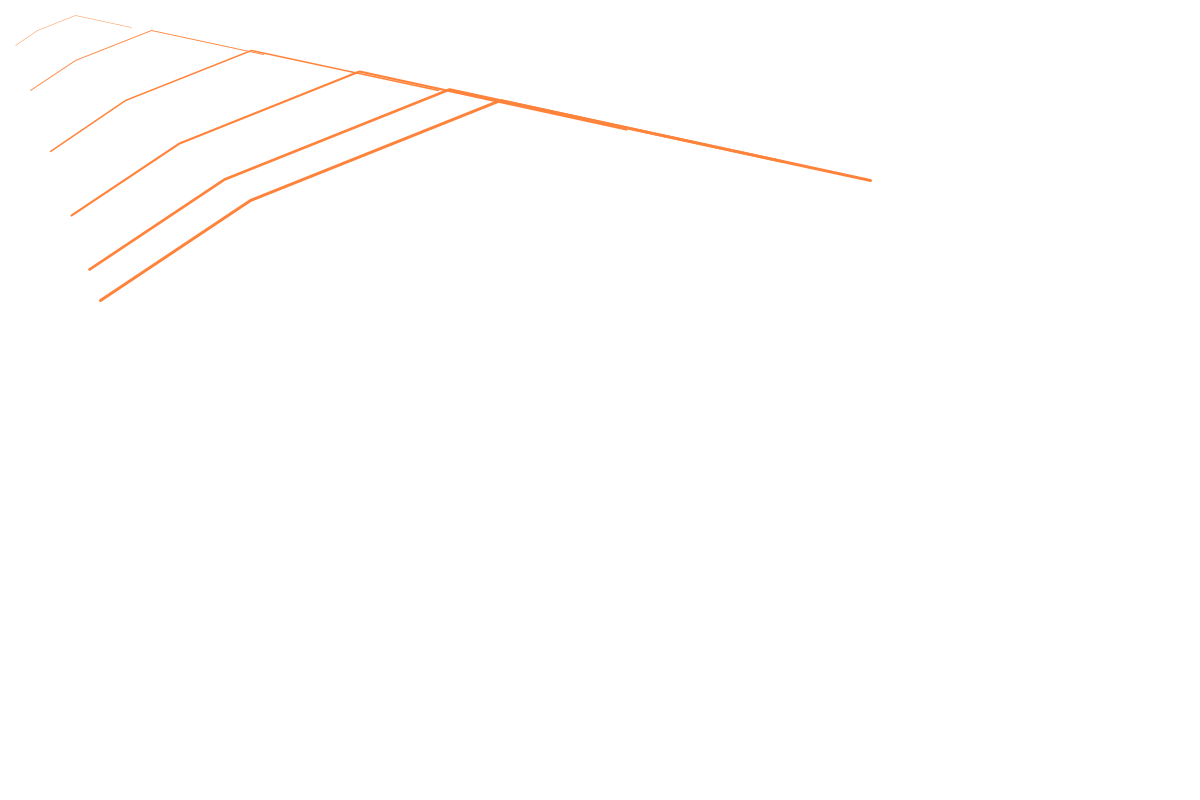
Frame 1 (no input)
Frame 60 (the mouse pressed at the canvas centre just before this capture): identical to frame 1, image omitted
Frame 120 (the mouse held since frame 60 and released just before this capture): identical to frame 1, image omitted

The Processing sketch that drew this single still picture (run headless with seeded random() and noise(); from frame 60 on, the mouse is pressed at the canvas centre):

// Processing sketch: CurveShape
// ── CurveShape.pde
// https://forum.processing.org/two/discussion/18947/how-do-i-use-recursion-on-a-shape-made-out-of-curves#latest
// very broken -- half idea about a rewrite

PShape ps;

void setup() {
  size (1200, 800);
  ps = makeCurve();
}

void draw () {
  background(255);
  for (float scale = 1; scale > 0.4; scale -= 0.1) {
    scale(scale);
    shape(ps);
  }
}

PShape makeCurve() {
  PShape mc;
  mc = createShape();
  mc.beginShape();
  mc.stroke(255, 131, 59);
  mc.strokeWeight (3);
  mc.noFill();
  //curve(100, 300, 250, 200, 500, 100, 500, 400); 
  mc.curveVertex(100, 300);
  mc.curveVertex(250, 200); 
  mc.curveVertex(500, 100); 

  //curve(300, -690, 500, 100, 870, 180, 1000, 750); 
  mc.curveVertex(500, 100); 
  mc.curveVertex(870, 180); 

  // curve(600, -200, 870, 180, 1050, 240, 1500, 100);
  // curve(880, 300, 1050, 240, 1125, 298, 1117, 500);
  // curve(100, -800, 1125, 298, 1000, 450, 400, 500);
  // curve(200, 850, 700, 550, 1000, 450, 1400, 900);
  // curve(400, 0, 170, 400, 700, 550, 800, 200);
  // curve(400, 0, 170, 400, 250, 200, 800, 200);
  mc.endShape ();
  return mc;
}
